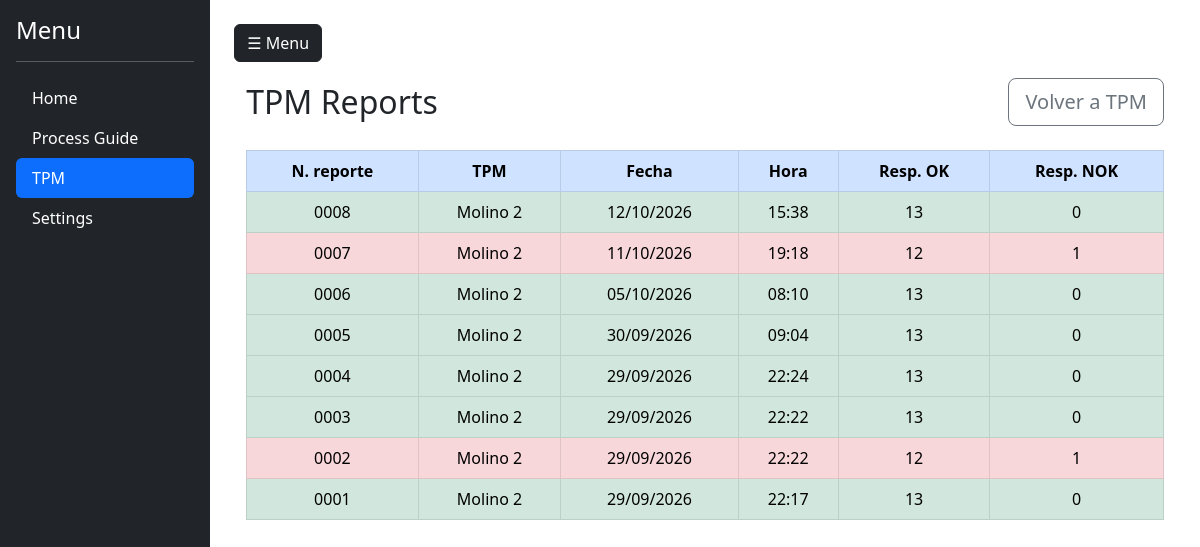
The page /tpm/reports on the database as committed earlier.
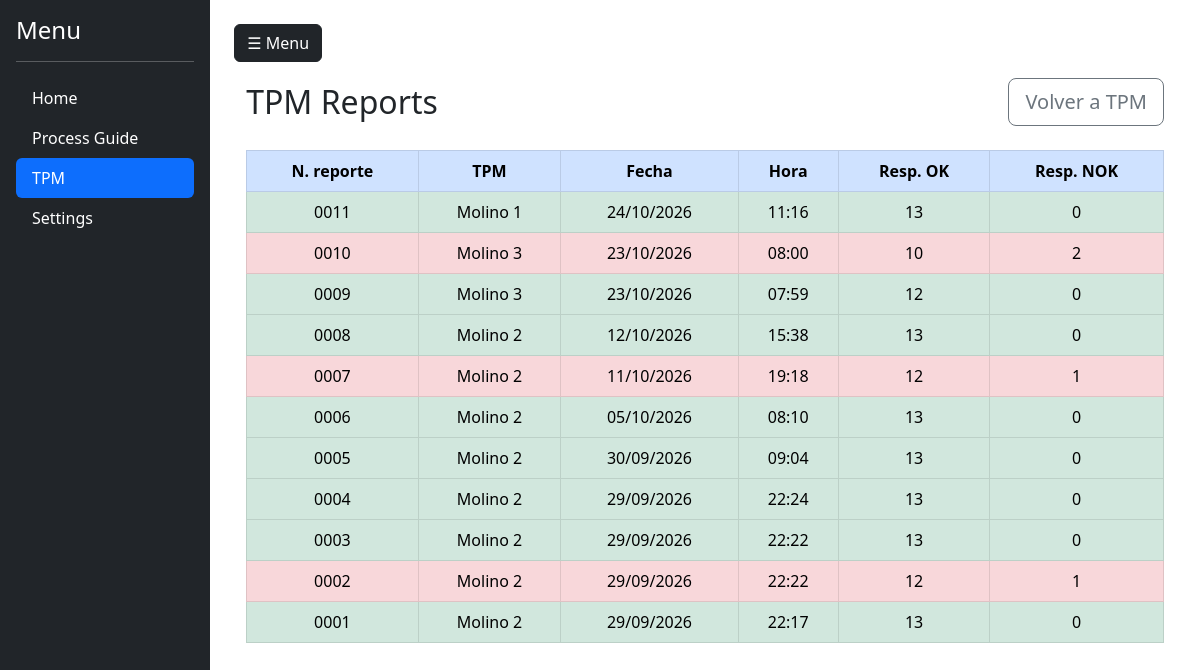
The same page on the database as committed later.
### tables this page shows
CREATE TABLE tpm_reports (
                report_number INTEGER PRIMARY KEY AUTOINCREMENT,
                machine TEXT NOT NULL,
                report_date TEXT NOT NULL,
                report_time TEXT NOT NULL,
                ok_count INTEGER NOT NULL,
                not_ok_count INTEGER NOT NULL,
                responses_json TEXT NOT NULL
            , maintenance_order TEXT NOT NULL DEFAULT '');

### app.py (the view)
@app.route("/tpm/reports")
def tpm_reports():
    with closing(sqlite3.connect(tpm_database_path())) as connection:
        reports = connection.execute("""
            SELECT report_number, machine, report_date, report_time, ok_count, not_ok_count
            FROM tpm_reports
            ORDER BY report_number DESC
        """).fetchall()
    return render_template("tpm_reports.html", reports=reports)

### templates/tpm_reports.html
{% extends "base.html" %}
{% block content %}
<div class="container-fluid">
    <div class="d-flex flex-wrap justify-content-between align-items-center gap-3 mb-4">
        <h2 class="mb-0">TPM Reports</h2>
        <a href="/tpm" class="btn btn-outline-secondary btn-lg">Volver a TPM</a>
    </div>
    <div class="table-responsive">
        <table class="table table-bordered align-middle text-center">
            <thead class="table-primary">
                <tr>
                    <th scope="col">N. reporte</th>
                    <th scope="col">TPM</th>
                    <th scope="col">Fecha</th>
                    <th scope="col">Hora</th>
                    <th scope="col">Resp. OK</th>
                    <th scope="col">Resp. NOK</th>
                </tr>
            </thead>
            <tbody>
                {% for report in reports %}
                    <tr class="{% if report[5] > 0 %}table-danger{% else %}table-success{% endif %}">
                        <td>{{ "%04d"|format(report[0]) }}</td>
                        <td>{{ report[1] }}</td>
                        <td>{{ report[2] }}</td>
                        <td>{{ report[3] }}</td>
                        <td>{{ report[4] }}</td>
                        <td>{{ report[5] }}</td>
                    </tr>
                {% else %}
                    <tr>
                        <td colspan="6" class="text-muted py-4">Aún no hay reportes TPM.</td>
                    </tr>
                {% endfor %}
            </tbody>
        </table>
    </div>
</div>
{% endblock %}

### templates/base.html (shortened to what this page needs)
<!DOCTYPE html>
<html>
<head>
	<link href="https://cdn.jsdelivr.net/npm/bootstrap@5.3.0/dist/css/bootstrap.min.css" rel="stylesheet">
	<link rel="stylesheet"
	href="https://cdn.jsdelivr.net/npm/bootstrap-icons@1.11.3/font/bootstrap-icons.min.css">
</head>
<body>
<div class="d-flex">
	<div id="sidebar" class="bg-dark text-white p-3 vh-100">
    	<h4>Menu</h4>
    	<hr>
    	<ul class="nav nav-pills flex-column">
        	<li class="nav-item">
            	<a href="/" class="nav-link text-white {% if request.path == '/' %}active{% endif %}">
                	Home
            	</a>
        	</li>
        	<li class="nav-item">
            	<a href="/process" class="nav-link text-white {% if '/process' in request.path %}active{% endif %}">
                	Process Guide
            	</a>
        	</li>
        	<li class="nav-item">
            	<a href="/tpm" class="nav-link text-white {% if '/tpm' in request.path %}active{% endif %}">
                	TPM
            	</a>
        	</li>
        	<li class="nav-item">
            	<a href="/settings" class="nav-link text-white {% if '/settings' in request.path %}active{% endif %}">
                	Settings
            	</a>
        	</li>
    	</ul>
	</div>
	<div id="content" class="p-4 w-100">
    	<button class="btn btn-dark mb-3" onclick="toggleSidebar()">☰ Menu</button>
    	{% block content %}
    	{% endblock %}
	</div>
</div>
</body>
</html>

### templates/base.html (style rules this page uses)
#sidebar { width: 250px; transition: all 0.3s ease; }
#content { transition: all 0.3s ease; }

Rows that differ between the two databases and show on the page:
added tpm_reports: report_number "0011", machine "Molino 1", report_date "24/10/2026", report_time "11:16", ok_count "13", not_ok_count "0"
added tpm_reports: report_number "0010", machine "Molino 3", report_date "23/10/2026", report_time "08:00", ok_count "10", not_ok_count "2"
added tpm_reports: report_number "0009", machine "Molino 3", report_date "23/10/2026", report_time "07:59", ok_count "12", not_ok_count "0"
